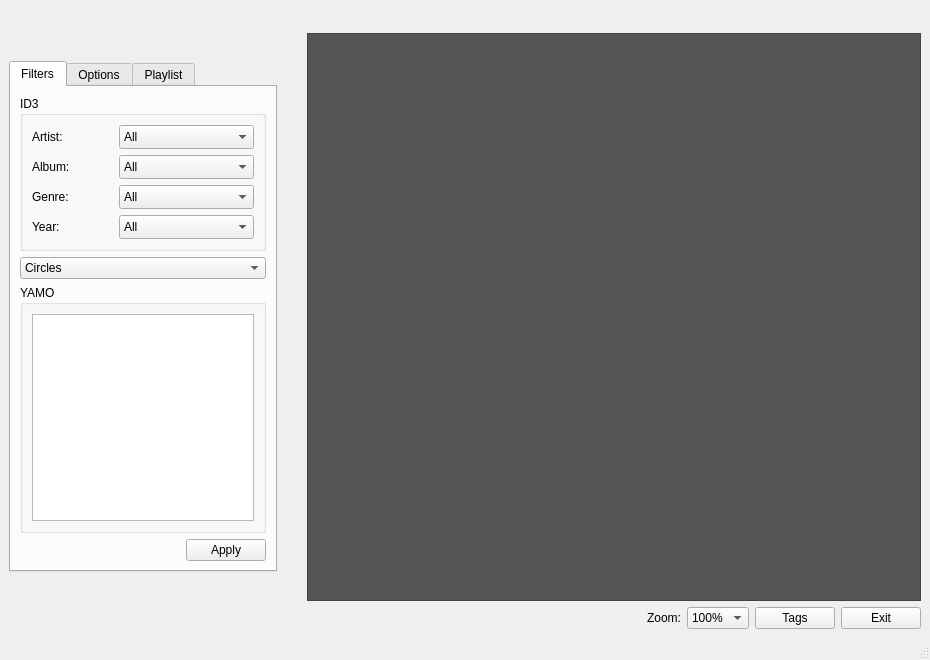
<?xml version="1.0" encoding="UTF-8"?>
<ui version="4.0">
 <author>contato [at] andrecaribe [dot] com [dot] br</author>
 <class>MainWindow</class>
 <widget class="QMainWindow" name="MainWindow">
  <property name="geometry">
   <rect>
    <x>0</x>
    <y>0</y>
    <width>930</width>
    <height>660</height>
   </rect>
  </property>
  <property name="windowTitle">
   <string>MainWindow</string>
  </property>
  <widget class="QWidget" name="centralWidget">
   <layout class="QGridLayout" name="gridLayout_4">
    <item row="0" column="2">
     <widget class="QWidget" name="gradientX" native="true">
      <property name="minimumSize">
       <size>
        <width>614</width>
        <height>18</height>
       </size>
      </property>
      <property name="autoFillBackground">
       <bool>true</bool>
      </property>
     </widget>
    </item>
    <item row="1" column="0">
     <widget class="QTabWidget" name="tabs">
      <property name="sizePolicy">
       <sizepolicy hsizetype="Fixed" vsizetype="Fixed">
        <horstretch>0</horstretch>
        <verstretch>0</verstretch>
       </sizepolicy>
      </property>
      <property name="minimumSize">
       <size>
        <width>251</width>
        <height>511</height>
       </size>
      </property>
      <property name="currentIndex">
       <number>0</number>
      </property>
      <widget class="QWidget" name="tabFilters">
       <attribute name="title">
        <string>Filters</string>
       </attribute>
       <layout class="QGridLayout" name="gridLayout_3">
        <item row="0" column="0">
         <widget class="QGroupBox" name="groupID3Filters">
          <property name="sizePolicy">
           <sizepolicy hsizetype="Expanding" vsizetype="Fixed">
            <horstretch>0</horstretch>
            <verstretch>0</verstretch>
           </sizepolicy>
          </property>
          <property name="title">
           <string>ID3</string>
          </property>
          <layout class="QGridLayout" name="gridLayout">
           <item row="0" column="0">
            <layout class="QHBoxLayout" name="horizontalLayout_4">
             <property name="sizeConstraint">
              <enum>QLayout::SetNoConstraint</enum>
             </property>
             <item>
              <widget class="QLabel" name="label">
               <property name="sizePolicy">
                <sizepolicy hsizetype="Fixed" vsizetype="Fixed">
                 <horstretch>0</horstretch>
                 <verstretch>0</verstretch>
                </sizepolicy>
               </property>
               <property name="text">
                <string>Artist:</string>
               </property>
              </widget>
             </item>
             <item>
              <spacer name="horizontalSpacer">
               <property name="orientation">
                <enum>Qt::Horizontal</enum>
               </property>
               <property name="sizeHint" stdset="0">
                <size>
                 <width>40</width>
                 <height>20</height>
                </size>
               </property>
              </spacer>
             </item>
             <item>
              <widget class="QComboBox" name="cmbArtist">
               <property name="sizePolicy">
                <sizepolicy hsizetype="Fixed" vsizetype="Fixed">
                 <horstretch>0</horstretch>
                 <verstretch>0</verstretch>
                </sizepolicy>
               </property>
               <property name="minimumSize">
                <size>
                 <width>135</width>
                 <height>24</height>
                </size>
               </property>
               <property name="maximumSize">
                <size>
                 <width>135</width>
                 <height>24</height>
                </size>
               </property>
               <item>
                <property name="text">
                 <string>All</string>
                </property>
               </item>
              </widget>
             </item>
            </layout>
           </item>
           <item row="1" column="0">
            <layout class="QHBoxLayout" name="horizontalLayout_3">
             <item>
              <widget class="QLabel" name="label_2">
               <property name="sizePolicy">
                <sizepolicy hsizetype="Fixed" vsizetype="Fixed">
                 <horstretch>0</horstretch>
                 <verstretch>0</verstretch>
                </sizepolicy>
               </property>
               <property name="text">
                <string>Album:</string>
               </property>
              </widget>
             </item>
             <item>
              <spacer name="horizontalSpacer_2">
               <property name="orientation">
                <enum>Qt::Horizontal</enum>
               </property>
               <property name="sizeHint" stdset="0">
                <size>
                 <width>40</width>
                 <height>20</height>
                </size>
               </property>
              </spacer>
             </item>
             <item>
              <widget class="QComboBox" name="cmbAlbum">
               <property name="sizePolicy">
                <sizepolicy hsizetype="Fixed" vsizetype="Fixed">
                 <horstretch>0</horstretch>
                 <verstretch>0</verstretch>
                </sizepolicy>
               </property>
               <property name="minimumSize">
                <size>
                 <width>135</width>
                 <height>24</height>
                </size>
               </property>
               <property name="maximumSize">
                <size>
                 <width>135</width>
                 <height>24</height>
                </size>
               </property>
               <item>
                <property name="text">
                 <string>All</string>
                </property>
               </item>
              </widget>
             </item>
            </layout>
           </item>
           <item row="2" column="0">
            <layout class="QHBoxLayout" name="horizontalLayout_2">
             <item>
              <widget class="QLabel" name="label_3">
               <property name="sizePolicy">
                <sizepolicy hsizetype="Preferred" vsizetype="Fixed">
                 <horstretch>0</horstretch>
                 <verstretch>0</verstretch>
                </sizepolicy>
               </property>
               <property name="text">
                <string>Genre:</string>
               </property>
              </widget>
             </item>
             <item>
              <spacer name="horizontalSpacer_3">
               <property name="orientation">
                <enum>Qt::Horizontal</enum>
               </property>
               <property name="sizeHint" stdset="0">
                <size>
                 <width>40</width>
                 <height>20</height>
                </size>
               </property>
              </spacer>
             </item>
             <item>
              <widget class="QComboBox" name="cmbGenre">
               <property name="sizePolicy">
                <sizepolicy hsizetype="Fixed" vsizetype="Fixed">
                 <horstretch>0</horstretch>
                 <verstretch>0</verstretch>
                </sizepolicy>
               </property>
               <property name="minimumSize">
                <size>
                 <width>135</width>
                 <height>24</height>
                </size>
               </property>
               <property name="maximumSize">
                <size>
                 <width>135</width>
                 <height>24</height>
                </size>
               </property>
               <item>
                <property name="text">
                 <string>All</string>
                </property>
               </item>
              </widget>
             </item>
            </layout>
           </item>
           <item row="3" column="0">
            <layout class="QHBoxLayout" name="horizontalLayout">
             <item>
              <widget class="QLabel" name="label_4">
               <property name="sizePolicy">
                <sizepolicy hsizetype="Fixed" vsizetype="Fixed">
                 <horstretch>0</horstretch>
                 <verstretch>0</verstretch>
                </sizepolicy>
               </property>
               <property name="text">
                <string>Year:</string>
               </property>
              </widget>
             </item>
             <item>
              <spacer name="horizontalSpacer_4">
               <property name="orientation">
                <enum>Qt::Horizontal</enum>
               </property>
               <property name="sizeHint" stdset="0">
                <size>
                 <width>40</width>
                 <height>20</height>
                </size>
               </property>
              </spacer>
             </item>
             <item>
              <widget class="QComboBox" name="cmbYear">
               <property name="sizePolicy">
                <sizepolicy hsizetype="Fixed" vsizetype="Fixed">
                 <horstretch>0</horstretch>
                 <verstretch>0</verstretch>
                </sizepolicy>
               </property>
               <property name="minimumSize">
                <size>
                 <width>135</width>
                 <height>24</height>
                </size>
               </property>
               <property name="maximumSize">
                <size>
                 <width>135</width>
                 <height>24</height>
                </size>
               </property>
               <item>
                <property name="text">
                 <string>All</string>
                </property>
               </item>
              </widget>
             </item>
            </layout>
           </item>
          </layout>
         </widget>
        </item>
        <item row="2" column="0">
         <widget class="QGroupBox" name="groupYAMOFilters">
          <property name="sizePolicy">
           <sizepolicy hsizetype="Expanding" vsizetype="Expanding">
            <horstretch>0</horstretch>
            <verstretch>0</verstretch>
           </sizepolicy>
          </property>
          <property name="title">
           <string>YAMO</string>
          </property>
          <layout class="QGridLayout" name="gridLayout_2">
           <item row="0" column="0">
            <widget class="QGraphicsView" name="tagFiltersList">
             <property name="sceneRect">
              <rectf>
               <x>0.000000000000000</x>
               <y>0.000000000000000</y>
               <width>0.000000000000000</width>
               <height>0.000000000000000</height>
              </rectf>
             </property>
             <property name="alignment">
              <set>Qt::AlignHCenter|Qt::AlignTop</set>
             </property>
            </widget>
           </item>
          </layout>
         </widget>
        </item>
        <item row="3" column="0">
         <layout class="QHBoxLayout" name="horizontalLayout_5">
          <item>
           <spacer name="horizontalSpacer_6">
            <property name="orientation">
             <enum>Qt::Horizontal</enum>
            </property>
            <property name="sizeHint" stdset="0">
             <size>
              <width>40</width>
              <height>20</height>
             </size>
            </property>
           </spacer>
          </item>
          <item>
           <widget class="QPushButton" name="btnApply">
            <property name="sizePolicy">
             <sizepolicy hsizetype="Fixed" vsizetype="Fixed">
              <horstretch>0</horstretch>
              <verstretch>0</verstretch>
             </sizepolicy>
            </property>
            <property name="text">
             <string>Apply</string>
            </property>
           </widget>
          </item>
         </layout>
        </item>
        <item row="1" column="0">
         <widget class="QComboBox" name="cmbMethod">
          <item>
           <property name="text">
            <string>Circles </string>
           </property>
          </item>
          <item>
           <property name="text">
            <string>Simplified PCA</string>
           </property>
          </item>
         </widget>
        </item>
       </layout>
      </widget>
      <widget class="QWidget" name="tabOptions">
       <attribute name="title">
        <string>Options</string>
       </attribute>
       <widget class="QCheckBox" name="chkClearCache">
        <property name="geometry">
         <rect>
          <x>10</x>
          <y>10</y>
          <width>151</width>
          <height>23</height>
         </rect>
        </property>
        <property name="text">
         <string>Delete data on exit</string>
        </property>
        <property name="checked">
         <bool>true</bool>
        </property>
       </widget>
      </widget>
      <widget class="QWidget" name="tabPlaylist">
       <attribute name="title">
        <string>Playlist</string>
       </attribute>
       <widget class="QListWidget" name="lstPlaylist">
        <property name="geometry">
         <rect>
          <x>10</x>
          <y>30</y>
          <width>256</width>
          <height>411</height>
         </rect>
        </property>
       </widget>
       <widget class="QPushButton" name="btnPlay">
        <property name="geometry">
         <rect>
          <x>30</x>
          <y>450</y>
          <width>71</width>
          <height>25</height>
         </rect>
        </property>
        <property name="text">
         <string>Play</string>
        </property>
       </widget>
       <widget class="QPushButton" name="btnPause">
        <property name="geometry">
         <rect>
          <x>100</x>
          <y>450</y>
          <width>71</width>
          <height>25</height>
         </rect>
        </property>
        <property name="text">
         <string>Pause</string>
        </property>
       </widget>
       <widget class="QPushButton" name="btnStop">
        <property name="geometry">
         <rect>
          <x>170</x>
          <y>450</y>
          <width>71</width>
          <height>25</height>
         </rect>
        </property>
        <property name="text">
         <string>Stop</string>
        </property>
       </widget>
      </widget>
     </widget>
    </item>
    <item row="1" column="1">
     <widget class="QWidget" name="gradientY" native="true">
      <property name="minimumSize">
       <size>
        <width>18</width>
        <height>562</height>
       </size>
      </property>
     </widget>
    </item>
    <item row="1" column="2">
     <widget class="QGraphicsView" name="canvasView">
      <property name="minimumSize">
       <size>
        <width>614</width>
        <height>562</height>
       </size>
      </property>
      <property name="cursor" stdset="0">
       <cursorShape>CrossCursor</cursorShape>
      </property>
      <property name="styleSheet">
       <string>background-color: rgb(85, 85, 85);</string>
      </property>
      <property name="verticalScrollBarPolicy">
       <enum>Qt::ScrollBarAlwaysOff</enum>
      </property>
      <property name="horizontalScrollBarPolicy">
       <enum>Qt::ScrollBarAlwaysOff</enum>
      </property>
      <property name="sceneRect">
       <rectf>
        <x>0.000000000000000</x>
        <y>0.000000000000000</y>
        <width>0.000000000000000</width>
        <height>0.000000000000000</height>
       </rectf>
      </property>
      <property name="alignment">
       <set>Qt::AlignCenter</set>
      </property>
      <property name="renderHints">
       <set>QPainter::Antialiasing|QPainter::TextAntialiasing</set>
      </property>
      <property name="transformationAnchor">
       <enum>QGraphicsView::AnchorViewCenter</enum>
      </property>
      <property name="resizeAnchor">
       <enum>QGraphicsView::AnchorViewCenter</enum>
      </property>
      <property name="viewportUpdateMode">
       <enum>QGraphicsView::FullViewportUpdate</enum>
      </property>
      <property name="rubberBandSelectionMode">
       <enum>Qt::IntersectsItemShape</enum>
      </property>
     </widget>
    </item>
    <item row="2" column="0" colspan="3">
     <layout class="QHBoxLayout" name="horizontalLayout_6">
      <item>
       <spacer name="horizontalSpacer_5">
        <property name="orientation">
         <enum>Qt::Horizontal</enum>
        </property>
        <property name="sizeHint" stdset="0">
         <size>
          <width>40</width>
          <height>20</height>
         </size>
        </property>
       </spacer>
      </item>
      <item>
       <widget class="QLabel" name="label_5">
        <property name="text">
         <string>Zoom:</string>
        </property>
       </widget>
      </item>
      <item>
       <widget class="QComboBox" name="cmbZoom">
        <item>
         <property name="text">
          <string>100%</string>
         </property>
        </item>
        <item>
         <property name="text">
          <string>50%</string>
         </property>
        </item>
        <item>
         <property name="text">
          <string>200%</string>
         </property>
        </item>
       </widget>
      </item>
      <item>
       <widget class="QPushButton" name="btnTags">
        <property name="text">
         <string>Tags</string>
        </property>
       </widget>
      </item>
      <item>
       <widget class="QPushButton" name="btnExit">
        <property name="text">
         <string>Exit</string>
        </property>
       </widget>
      </item>
     </layout>
    </item>
   </layout>
  </widget>
  <widget class="QMenuBar" name="menubar">
   <property name="geometry">
    <rect>
     <x>0</x>
     <y>0</y>
     <width>930</width>
     <height>24</height>
    </rect>
   </property>
  </widget>
  <widget class="QStatusBar" name="statusbar"/>
 </widget>
 <resources/>
 <connections/>
</ui>
